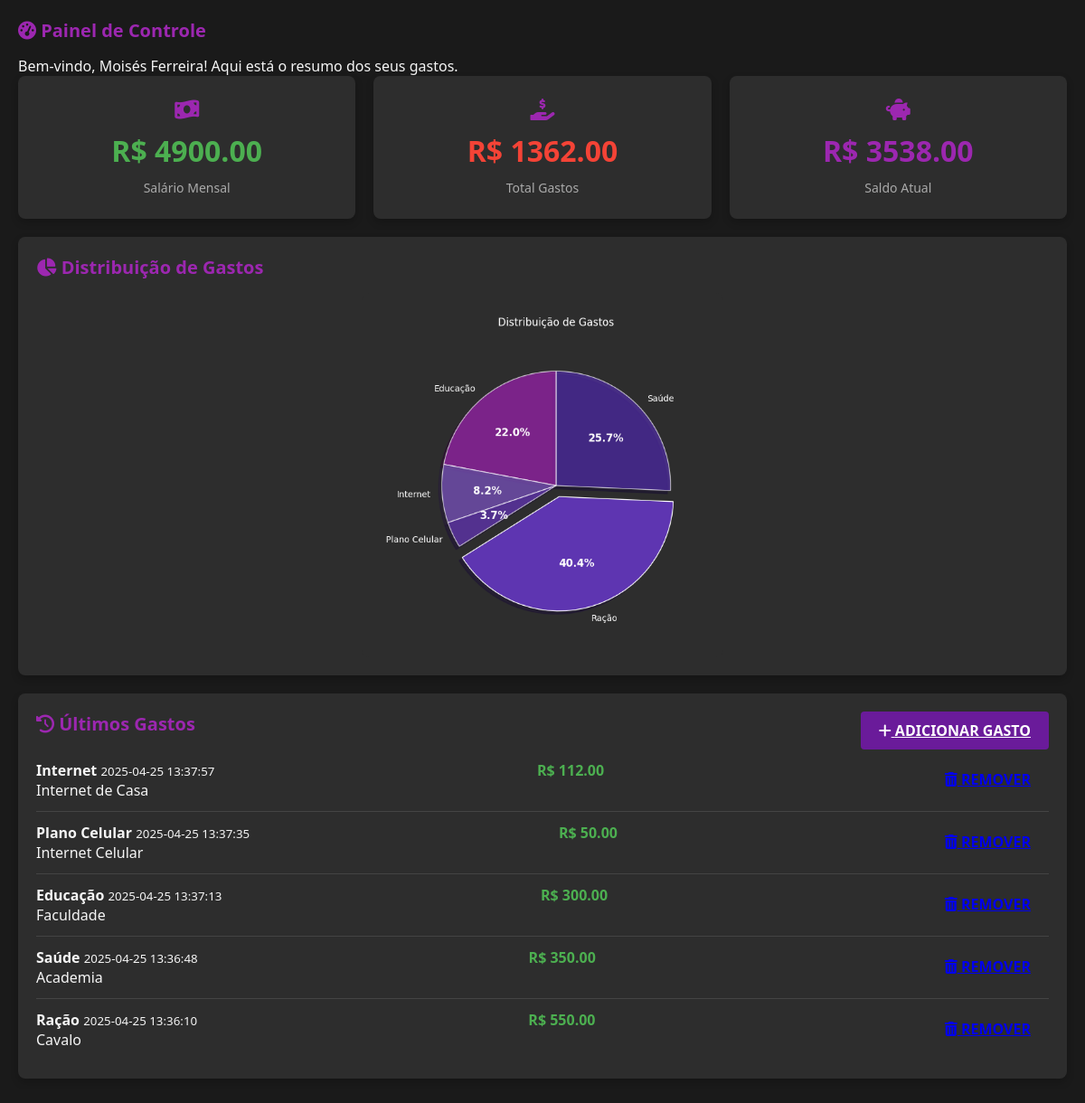
/painel (signed in), run on the app's committed database.
### tables this page shows
CREATE TABLE usuarios (
                id INTEGER PRIMARY KEY AUTOINCREMENT,
                nome TEXT NOT NULL,
                email TEXT UNIQUE NOT NULL,
                senha TEXT NOT NULL,
                salario REAL DEFAULT 0
            );

CREATE TABLE gastos (
                id INTEGER PRIMARY KEY AUTOINCREMENT,
                usuario_id INTEGER NOT NULL,
                valor REAL NOT NULL,
                categoria TEXT NOT NULL,
                tipo TEXT NOT NULL,
                descricao TEXT,
                data TEXT NOT NULL,
                FOREIGN KEY (usuario_id) REFERENCES usuarios (id)
            );

### app.py (the view)
@app.route('/painel')
def painel():
    if 'usuario_id' not in session:
        return redirect(url_for('login'))
    db = get_db()
    usuario_id = session['usuario_id']
    usuario = db.execute('SELECT salario FROM usuarios WHERE id = ?', (usuario_id,)).fetchone()
    salario = usuario['salario']
    gastos = db.execute('''
        SELECT categoria, tipo, SUM(valor) as total
        FROM gastos
        WHERE usuario_id = ?
        GROUP BY categoria, tipo
    ''', (usuario_id,)).fetchall()
    total_gastos = db.execute('''
        SELECT COALESCE(SUM(valor), 0) as total
        FROM gastos
        WHERE usuario_id = ?
    ''', (usuario_id,)).fetchone()['total']
    saldo_atual = salario - total_gastos
    ultimos = db.execute('''
        SELECT * FROM gastos
        WHERE usuario_id = ?
        ORDER BY data DESC LIMIT 5
    ''', (usuario_id,)).fetchall()
    grafico = generate_animated_chart(gastos) if gastos else None
    return render_template(
        'painel.html',
        nome=session['usuario_nome'],
        salario=salario,
        gastos=gastos,
        total_gastos=total_gastos,
        saldo_atual=saldo_atual,
        ultimos=ultimos,
        grafico=grafico
    )

### app.py (called while the page is built)
def get_db():
    conn = sqlite3.connect('database.db')
    conn.row_factory = sqlite3.Row
    return conn

### templates/painel.html (shortened to what this page needs)
{% extends "base.html" %}
{% block content %}
<div class="animated">
    <h1 class="card-title"><i class="fas fa-tachometer-alt"></i> Painel de Controle</h1>
    <p class="mb-4">Bem-vindo, {{ nome }}! Aqui está o resumo dos seus gastos.</p>
    <div class="dashboard-grid">
        <div class="card summary-card">
            <i class="fas fa-money-bill-wave" style="font-size: 24px; color: var(--primary-light);"></i>
            <div class="summary-value income">R$ {{ "%.2f"|format(salario) }}</div>
            <div class="summary-label">Salário Mensal</div>
        </div>
        <div class="card summary-card">
            <i class="fas fa-hand-holding-usd" style="font-size: 24px; color: var(--primary-light);"></i>
            <div class="summary-value expense">R$ {{ "%.2f"|format(total_gastos) }}</div>
            <div class="summary-label">Total Gastos</div>
        </div>
        <div class="card summary-card">
            <i class="fas fa-piggy-bank" style="font-size: 24px; color: var(--primary-light);"></i>
            <div class="summary-value balance">R$ {{ "%.2f"|format(saldo_atual) }}</div>
            <div class="summary-label">Saldo Atual</div>
        </div>
    </div>
    <div class="card mt-4">
        <h2 class="card-title"><i class="fas fa-chart-pie"></i> Distribuição de Gastos</h2>
        {% if grafico %}
        <div class="chart-container" style="max-width: 400px; margin: 0 auto;">
            <img alt="Gráfico de Gastos" style="width: 100%;">
        </div>
        {% else %}
        <p>Nenhum gasto registrado ainda.</p>
        {% endif %}
    </div>
    <div class="card mt-4">
        <div class="card-header" style="display: flex; justify-content: space-between; align-items: center;">
            <h2 class="card-title"><i class="fas fa-history"></i> Últimos Gastos</h2>
            <a href="{{ url_for('adicionar_gasto') }}" class="btn btn-primary">
                <i class="fas fa-plus"></i> Adicionar Gasto
            </a>
        </div>
        <div class="card-body">
            {% if ultimos %}
            <ul class="transaction-list">
                {% for gasto in ultimos %}
                <li class="transaction-item">
                    <div>
                        <strong>{{ gasto['categoria'] }}</strong>
                        <small class="text-muted">{{ gasto['data'] }}</small>
                        {% if gasto['descricao'] %}<p>{{ gasto['descricao'] }}</p>{% endif %}
                    </div>
                    <div class="transaction-amount {{ 'necessary' if gasto['tipo'] == 'necessario' else 'unnecessary' }}">
                        R$ {{ "%.2f"|format(gasto['valor']) }}
                    </div>
                    <a href="{{ url_for('remover_gasto', id=gasto['id']) }}" class="btn btn-danger ml-2">
                        <i class="fas fa-trash-alt"></i> Remover
                    </a>
                </li>
                {% endfor %}
            </ul>
            {% else %}
            <p>Nenhum gasto registrado ainda.</p>
            {% endif %}
        </div>
    </div>
</div>
{% endblock %}

### templates/base.html (shortened to what this page needs)
<!DOCTYPE html>
<html lang="pt-BR">
<head>
    <link rel="stylesheet" href="{{ url_for('static', filename='style.css') }}">
    <link rel="stylesheet" href="https://cdnjs.cloudflare.com/ajax/libs/font-awesome/6.0.0/css/all.min.css">
</head>
<body>
    <main class="container">
        {% block content %}{% endblock %}
    </main>
</body>
</html>

### static/style.css (style rules this page uses)
:root { --primary-color: #6a1b9a; --primary-dark: #4a148c; --primary-light: #9c27b0; --secondary-color: #1a1a1a; --text-light: #f5f5f5; --text-dark: #212121; --success-color: #4caf50; --error-color: #f44336; --warning-color: #ff9800; }
* { margin: 0; padding: 0; box-sizing: border-box; font-family: 'Segoe UI', Tahoma, Geneva, Verdana, sans-serif; transition: all 0.3s ease; }
body { background-color: var(--secondary-color); color: var(--text-light); min-height: 100vh; }
.container { max-width: 1200px; margin: 0 auto; padding: 20px; }
.card { background-color: #2d2d2d; border-radius: 8px; padding: 20px; margin-bottom: 20px; box-shadow: 0 4px 8px rgba(0, 0, 0, 0.2); }
.card-title { color: var(--primary-light); margin-bottom: 15px; font-size: 20px; }
.btn { padding: 10px 20px; border: none; border-radius: 4px; cursor: pointer; font-weight: bold; text-transform: uppercase; }
.btn-primary { background-color: var(--primary-color); color: white; }
.dashboard-grid { display: grid; grid-template-columns: repeat(auto-fit, minmax(300px, 1fr)); gap: 20px; }
.summary-card { text-align: center; padding: 25px; }
.summary-value { font-size: 32px; font-weight: bold; margin: 10px 0; }
.summary-label { color: #aaa; font-size: 14px; }
.income { color: #4caf50; }
.expense { color: #f44336; }
.balance { color: var(--primary-light); }
.chart-container { background-color: #2d2d2d; border-radius: 8px; padding: 20px; margin-top: 20px; }
.transaction-list { list-style: none; }
.transaction-item { display: flex; justify-content: space-between; padding: 12px 0; border-bottom: 1px solid #444; }
.transaction-item:last-child { border-bottom: none; }
.transaction-amount { font-weight: bold; }
.necessary { color: #4caf50; }
.animated { animation: fadeIn 0.5s ease-out; }

### data on the page
usuarios: nome "Moisés Ferreira", salario "4900.00"
gastos: categoria "Internet", data "2025-04-25 13:37:57", descricao "Internet de Casa", valor "112.00"
gastos: categoria "Plano Celular", data "2025-04-25 13:37:35", descricao "Internet Celular", valor "50.00"
gastos: categoria "Educação", data "2025-04-25 13:37:13", descricao "Faculdade", valor "300.00"
gastos: categoria "Saúde", data "2025-04-25 13:36:48", descricao "Academia", valor "350.00"
gastos: categoria "Ração", data "2025-04-25 13:36:10", descricao "Cavalo", valor "550.00"

### other printed values
{{ "%.2f"|format(total_gastos) }} "1362.00"
{{ "%.2f"|format(saldo_atual) }} "3538.00"
